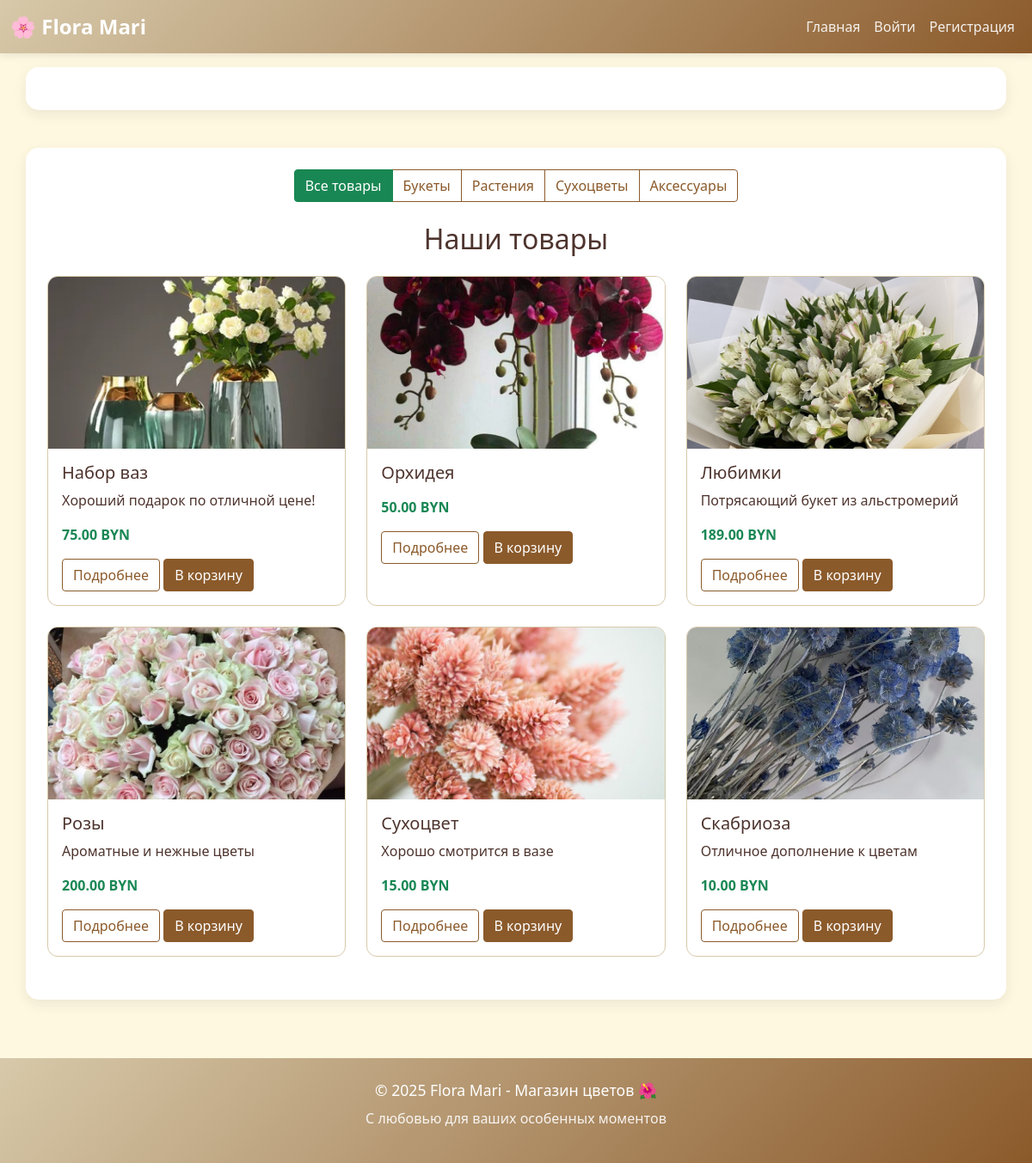
The page / on the database its author committed.
### shop/models.py (models this page shows, shortened)
class Product(models.Model):
    CATEGORY_CHOICES =[
        ('BOUQUET','Букеты'),
        ('POT','Комнактные расстения'),
        ('DRIED','Сухоцветы'),
        ('ACCESSORY','Аксессуары'),
    ]
    name = models.CharField(max_length=200, verbose_name="Название")
    description = models.TextField(blank=True, verbose_name="Описание")
    price = models.DecimalField(
        max_digits=10,
        decimal_places=2,
        validators=[MinValueValidator(Decimal('0.01'))],
        verbose_name="Цена"
    )
    image = models.ImageField(
        upload_to='products/',
        blank=True,
        verbose_name="Изображение",
        help_text="Формат: JPG, PNG. Максимальный размер: 2MB"
    )
    category = models.CharField(
        max_length=20,
        choices= CATEGORY_CHOICES,
        default='BOUQUET',
        verbose_name="Категория"
    )
    is_active = models.BooleanField(default=True, verbose_name="Активный")
    created_at = models.DateTimeField(auto_now_add=True)
    updated_at = models.DateTimeField(auto_now=True)
    class Meta:
        verbose_name = "Товар"
        verbose_name_plural = "Товары"
        ordering = ['-created_at']

### shop/views.py (the view)
# urls.py: path('', views.product_list, name='product_list'),
def product_list(request):
    category = request.GET.get('category', '')
    products = Product.objects.filter(is_active=True)
    if category in dict(Product.CATEGORY_CHOICES):
        products = products.filter(category=category)
    return render(request, 'shop/product_list.html', {
        'products': products,
        'current_category': category
    })

### cart/views.py (called while the page is built)
def cart_items_count(request):
    if request.user.is_authenticated:
        count = CartItem.objects.filter(user=request.user).count()
    else:
        count = 0
    return {'cart_items_count': count}

### shop/templates/shop/product_list.html
{% extends 'shop/base.html' %}
{% block content %}
<div class="text-center mb-4">
    <div class="btn-group">
        <a href="?" class="btn btn-outline-success {% if not current_category %}active{% endif %}">Все товары</a>
        <a href="?category=BOUQUET" class="btn btn-outline-success {% if current_category == 'BOUQUET' %}active{% endif %}">Букеты</a>
        <a href="?category=POT" class="btn btn-outline-success {% if current_category == 'POT' %}active{% endif %}">Растения</a>
        <a href="?category=DRIED" class="btn btn-outline-success {% if current_category == 'DRIED' %}active{% endif %}">Сухоцветы</a>
        <a href="?category=ACCESSORY" class="btn btn-outline-success {% if current_category == 'ACCESSORY' %}active{% endif %}">Аксессуары</a>
    </div>
</div>
<h2 class="text-center mb-4">
    {% if current_category %}
        {{ products.0.get_category_display }}
    {% else %}
        Наши товары
    {% endif %}
</h2>
<div class="row">
    {% for product in products %}
    <div class="col-md-4 mb-4">
        <div class="card product-card h-100">
            {% if product.image %}
            <img src="{{ product.image.url }}" class="card-img-top" alt="{{ product.name }}" style="height: 200px; object-fit: cover;">
            {% endif %}
            <div class="card-body">
                <h5 class="card-title">{{ product.name }}</h5>
                <p class="card-text">{{ product.description|truncatewords:20 }}</p>
                <p class="text-success fw-bold">{{ product.price }} BYN</p>
                <a href="{% url 'shop:product_detail' product.id %}" class="btn btn-outline-success">Подробнее</a>
                <a href="{% url 'cart:add_to_cart' product.id %}" class="btn btn-success">В корзину</a>
            </div>
        </div>
    </div>
    {% empty %}
    <div class="col-12">
        <p class="text-center">Товары пока не добавлены</p>
    </div>
    {% endfor %}
</div>
{% endblock %}

### shop/templates/shop/base.html (style rules this page uses)
:root { --beige-primary: #f5e8d3; --beige-dark: #d7c9aa; --brown-accent: #8b5a2b; --chocolate: #5d4037; --cream: #fff8e1; --text-dark: #4e342e; }
body { background-color: var(--cream); color: var(--text-dark); }
.btn-success { background-color: var(--brown-accent); border-color: var(--brown-accent); color: white; }
.btn-outline-success { color: var(--brown-accent); border-color: var(--brown-accent); }
.product-card { transition: all 0.3s ease; border: 1px solid var(--beige-dark); border-radius: 12px; overflow: hidden; background: white; }
html, body { height: 100%; }
body { display: flex; flex-direction: column; min-height: 100vh; }

### rows shown on the page
Product: image (picture), name "Набор ваз", description "Хороший подарок по отличной цене!", price "75.00"
Product: image (picture), name "Орхидея", price "50.00"
Product: image (picture), name "Любимки", description "Потрясающий букет из альстромерий", price "189.00"
Product: image (picture), name "Розы", description "Ароматные и нежные цветы", price "200.00"
Product: image (picture), name "Сухоцвет", description "Хорошо смотрится в вазе", price "15.00"
Product: image (picture), name "Скабриоза", description "Отличное дополнение к цветам", price "10.00"
